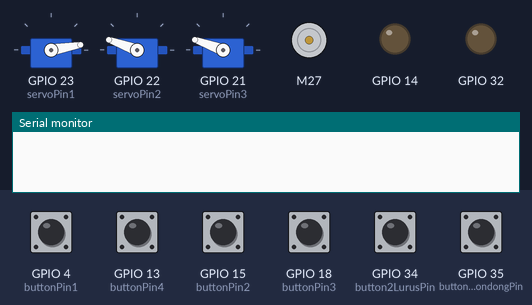
The sketch below on a simulated ESP32. Parts: 3 × servo, DC motor (green arrow = forward, orange = backward, longer = faster), output pins drawn as LEDs (lit = HIGH), the last lines printed to the serial monitor. The test bench sets the inputs (shaded band); at power-on: GPIO 4 (buttonPin1), GPIO 13 (buttonPin4), GPIO 15 (buttonPin2), GPIO 18 (buttonPin3), GPIO 34 (button2LurusPin), GPIO 35 (button1CondongPin) HIGH.

Above: at 1.2 s.
1.3 s: GPIO 4 (buttonPin1) pulled LOW for 0.15 s
At 2.3 s:
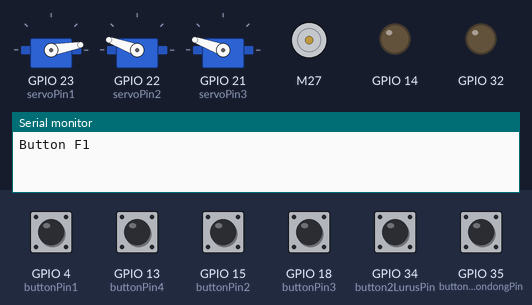
2.9 s: GPIO 18 (buttonPin3) pulled LOW for 0.15 s
At 3.6 s:
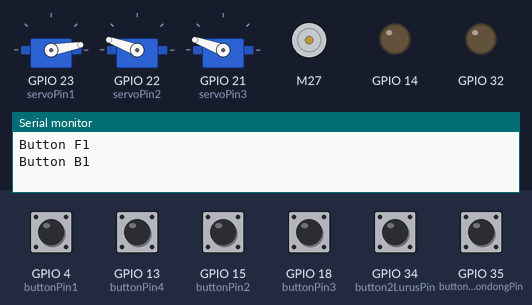
4.5 s: GPIO 34 (button2LurusPin) pulled LOW for 0.15 s
At 5.7 s:
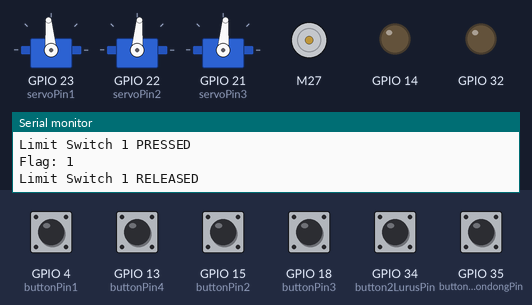
6.1 s: GPIO 35 (button1CondongPin) pulled LOW for 0.15 s
At 7.1 s:
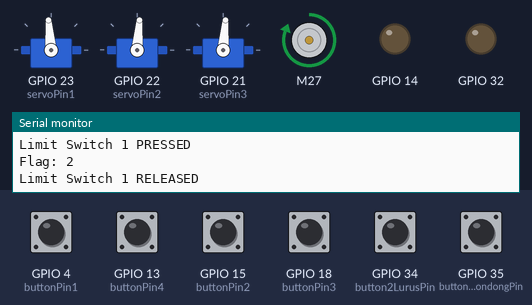
7.7 s: GPIO 13 (buttonPin4) pulled LOW for 0.15 s
At 8.3 s:
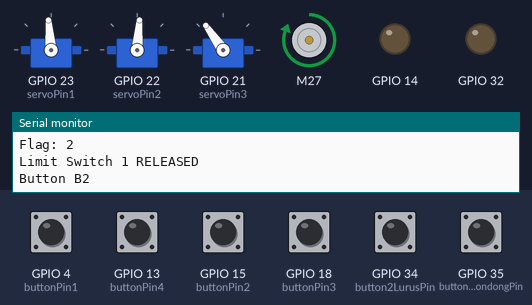
9.3 s: GPIO 4 (buttonPin1) pulled LOW for 1 s
At 10.8 s:
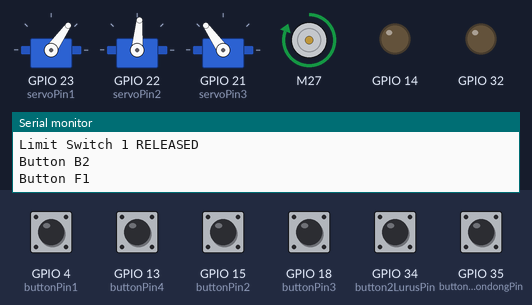
Timing chart, 0 to 12.3 s (numbered marks = the images above; inputs shaded):
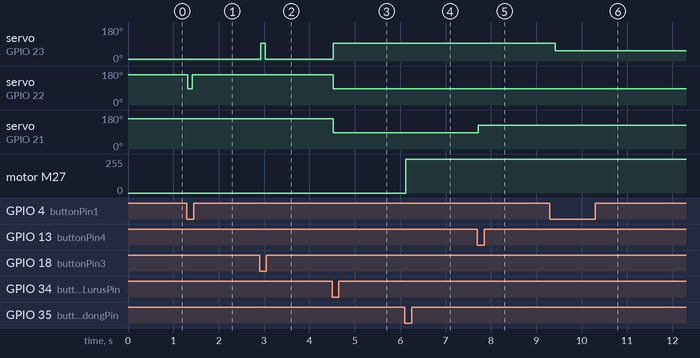

Measured:
- after the input at 1.3 s, servo on GPIO 22 (servoPin2): 160° → 85° at once, → 160° 0.10 s later
- after the input at 2.9 s, servo on GPIO 23 (servoPin1): 10° → 95° at once, → 10° 0.10 s later
- after the input at 4.5 s, servo on GPIO 23 (servoPin1): 10° → 95° at once; servo on GPIO 22 (servoPin2), servo on GPIO 21 (servoPin3): 160° → 85° at once
- after the input at 6.1 s, motor M27: stopped → forward 255/255 at once
- after the input at 7.7 s, servo on GPIO 21 (servoPin3): 85° → 125° at once
- after the input at 9.3 s, servo on GPIO 23 (servoPin1): 95° → 55° after 0.12 s

The sketch:

urock2024-ropeClimbingRobot-fullAlgorithm.ino
```cpp
#include <ESP32Servo.h>
#include <L298N.h>
#include <ezButton.h>

int servoPin1 = 23 ;
int servoPin2 = 22;
int servoPin3 = 21;

int ENA = 14;
int IN1 = 27;
int IN2 = 26;

int ENA2 = 32;
int IN3 = 25;
int IN4 = 33;

int buttonPin1 = 4; //F1
int buttonPin2 = 15; //F2
int buttonPin3 = 18; //B1
int buttonPin4 = 13 ; //B2

int button1CondongPin = 35;
int button2LurusPin = 34;

int grip35Deg = 95;
int grip25Deg = 85;
int release25Deg = 125;
int release35Deg = 55;
int open35Deg = 10;
int open25Deg = 160;
int gripper3DegRELEASE = 150;
int gripper3DegGRIP = 100 ;
int delayGripper = 100;

int flag = 0;
int flag2 = 0;

bool check = false;
int defaultDelay = 300;
int motorSpeed = 255;
int backToCenterDelay = 5000;
int debounceTime = 20;

Servo servo1;
Servo servo2;
Servo servo3;

L298N dcMotor1(ENA, IN1, IN2);
L298N dcMotor2(ENA2, IN3, IN4);

ezButton buttonF1(buttonPin1);
ezButton buttonF2(buttonPin2);
ezButton buttonB1(buttonPin3);
ezButton buttonB2(buttonPin4);

ezButton button1Condong(button1CondongPin);
ezButton button2Lurus(button2LurusPin);

void setup() {
  Serial.begin(115200);
  servo1.attach(servoPin1); //servo 35
  servo2.attach(servoPin2);
  servo3.attach(servoPin3);

  buttonF1.setDebounceTime(20);
  buttonF2.setDebounceTime(20);
  buttonB1.setDebounceTime(20);
  buttonB2.setDebounceTime(20);

  button1Condong.setDebounceTime(20);
  button2Lurus.setDebounceTime(20);

  ledcAttachChannel(ENA, 5000, 8, 8);
  ledcAttachChannel(ENA2, 5000, 8, 9);
  dcMotor1.setSpeed(255);
  dcMotor2.setSpeed(255);

  pinMode(button1CondongPin, INPUT);
  pinMode(button2LurusPin, INPUT);
  pinMode(buttonPin2, INPUT);

  servo1.write(open35Deg);
  servo2.write(open25Deg);
  servo3.write(open25Deg);
}

void loop() {
  button1Condong.loop();
  button2Lurus.loop();

  buttonF1.loop();
  buttonB1.loop();

  buttonF2.loop();
  buttonB2.loop();

  if (button1Condong.isPressed() || button2Lurus.isPressed()) {
    if (!check) {
        Serial.println("Limit Switch 1 PRESSED");
        flag++;
        Serial.print("Flag: ");
        Serial.println(flag);
        check = true;
    }
  } else if (button1Condong.isReleased() || button2Lurus.isReleased()) {
      Serial.println("Limit Switch 1 RELEASED");
      check = false;
  }

  if(buttonF1.isPressed()) {
    servo2.write(grip25Deg);
    delay(delayGripper);
    servo1.write(release35Deg);
    Serial.println("Button F1");
  }

  if(buttonB1.isPressed()) {
      servo1.write(grip35Deg);
      delay(delayGripper);
      servo2.write(release25Deg);
      Serial.println("Button B1");
    }

    if(buttonF2.isPressed()) {
    servo3.write(grip25Deg);
    Serial.println("Button F2");
  }

  if(buttonB2.isPressed()) {
      servo3.write(release25Deg);
      Serial.println("Button B2");
    }

    if(flag == 0){
      servo1.write(open35Deg);
      servo2.write(open25Deg);
      servo3.write(open25Deg);
    }else if(flag == 1){
      servo1.write(grip35Deg);
      servo2.write(grip25Deg);
      servo3.write(grip25Deg);
    }else if(flag == 2){
      dcMotor1.forward();
    }else if(flag == 5){
      dcMotor1.stop();
      delay(500);
      servo3.write(open25Deg);
      delay(500);
      servo3.write(grip25Deg);
      delay(500);
      dcMotor2.backward();
      delay(200);
      dcMotor2.stop();
      servo1.write(open35Deg);
      servo2.write(open25Deg);
      delay(500);
      flag = 6;
    }else if(flag == 6){
      dcMotor2.backward();
    }else if(flag == 8){
      dcMotor2.stop();
      delay(500);
      dcMotor2.backward();
      delay(6000);
      dcMotor2.stop();
      delay(1000);
      //dropDart disini
      flag = 9;
    }else if(flag == 11){
      servo1.write(open35Deg);
      servo2.write(open25Deg);
      servo3.write(open25Deg);
      delay(500);
      flag = 0;
    }
}
```
